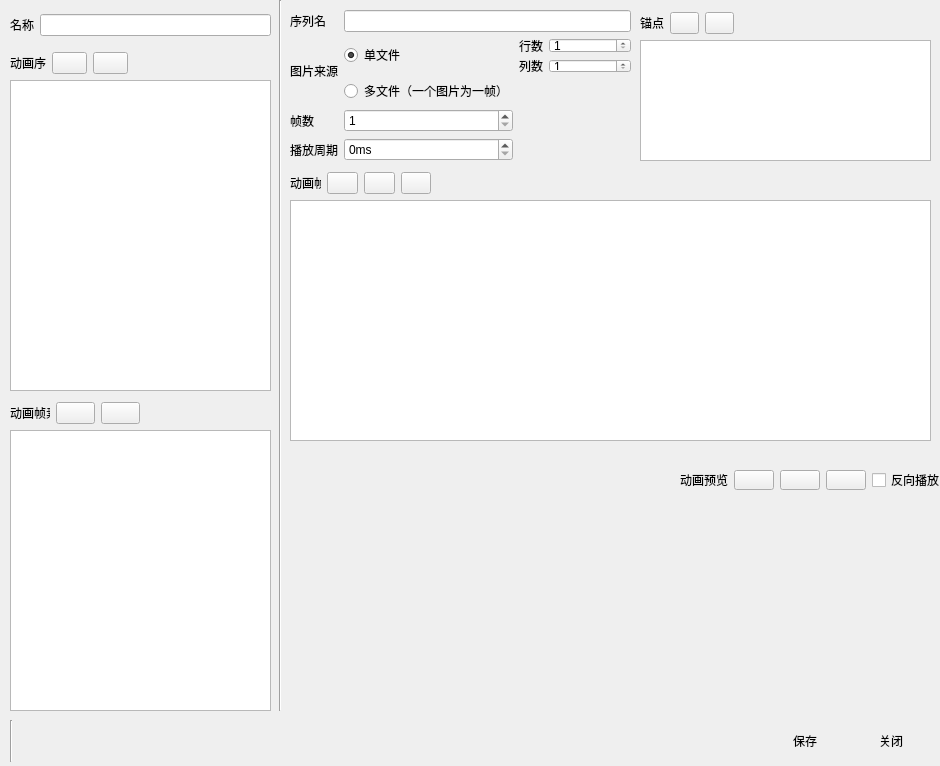
<?xml version="1.0" encoding="UTF-8"?>
<ui version="4.0">
 <class>ImportSpriteWindow</class>
 <widget class="QWidget" name="ImportSpriteWindow">
  <property name="geometry">
   <rect>
    <x>0</x>
    <y>0</y>
    <width>940</width>
    <height>766</height>
   </rect>
  </property>
  <property name="windowTitle">
   <string>精灵编辑</string>
  </property>
  <widget class="QWidget" name="layoutWidget">
   <property name="geometry">
    <rect>
     <x>10</x>
     <y>10</y>
     <width>261</width>
     <height>31</height>
    </rect>
   </property>
   <layout class="QGridLayout" name="gridLayout">
    <item row="0" column="0">
     <widget class="QLabel" name="label">
      <property name="text">
       <string>名称</string>
      </property>
     </widget>
    </item>
    <item row="0" column="1">
     <widget class="QLineEdit" name="namelineEdit">
      <property name="sizePolicy">
       <sizepolicy hsizetype="Expanding" vsizetype="Fixed">
        <horstretch>1</horstretch>
        <verstretch>0</verstretch>
       </sizepolicy>
      </property>
     </widget>
    </item>
   </layout>
  </widget>
  <widget class="QListWidget" name="listWidget_2">
   <property name="geometry">
    <rect>
     <x>10</x>
     <y>80</y>
     <width>261</width>
     <height>311</height>
    </rect>
   </property>
  </widget>
  <widget class="QWidget" name="horizontalLayoutWidget_2">
   <property name="geometry">
    <rect>
     <x>10</x>
     <y>720</y>
     <width>921</width>
     <height>42</height>
    </rect>
   </property>
   <layout class="QHBoxLayout" name="horizontalLayout_2">
    <item>
     <widget class="Line" name="line">
      <property name="orientation">
       <enum>Qt::Vertical</enum>
      </property>
     </widget>
    </item>
    <item>
     <spacer name="horizontalSpacer_2">
      <property name="orientation">
       <enum>Qt::Horizontal</enum>
      </property>
      <property name="sizeHint" stdset="0">
       <size>
        <width>40</width>
        <height>20</height>
       </size>
      </property>
     </spacer>
    </item>
    <item>
     <widget class="QPushButton" name="savepushButton">
      <property name="text">
       <string>保存</string>
      </property>
      <property name="icon">
       <iconset resource="orion2.qrc">
        <normaloff>:/images/ok.png</normaloff>:/images/ok.png</iconset>
      </property>
      <property name="iconSize">
       <size>
        <width>32</width>
        <height>32</height>
       </size>
      </property>
      <property name="flat">
       <bool>true</bool>
      </property>
     </widget>
    </item>
    <item>
     <widget class="QPushButton" name="cancelpushButton">
      <property name="text">
       <string>关闭</string>
      </property>
      <property name="icon">
       <iconset resource="orion2.qrc">
        <normaloff>:/images/cancel.png</normaloff>:/images/cancel.png</iconset>
      </property>
      <property name="iconSize">
       <size>
        <width>32</width>
        <height>32</height>
       </size>
      </property>
      <property name="flat">
       <bool>true</bool>
      </property>
     </widget>
    </item>
   </layout>
  </widget>
  <widget class="QWidget" name="widget" native="true">
   <property name="geometry">
    <rect>
     <x>680</x>
     <y>500</y>
     <width>251</width>
     <height>211</height>
    </rect>
   </property>
  </widget>
  <widget class="QListWidget" name="listWidget">
   <property name="geometry">
    <rect>
     <x>290</x>
     <y>200</y>
     <width>641</width>
     <height>241</height>
    </rect>
   </property>
  </widget>
  <widget class="QListWidget" name="listWidget_3">
   <property name="geometry">
    <rect>
     <x>640</x>
     <y>40</y>
     <width>291</width>
     <height>121</height>
    </rect>
   </property>
  </widget>
  <widget class="Line" name="line_2">
   <property name="geometry">
    <rect>
     <x>270</x>
     <y>0</y>
     <width>20</width>
     <height>711</height>
    </rect>
   </property>
   <property name="orientation">
    <enum>Qt::Vertical</enum>
   </property>
  </widget>
  <widget class="QWidget" name="layoutWidget_2">
   <property name="geometry">
    <rect>
     <x>680</x>
     <y>470</y>
     <width>261</width>
     <height>20</height>
    </rect>
   </property>
   <layout class="QHBoxLayout" name="horizontalLayout_5">
    <item>
     <widget class="QLabel" name="label_11">
      <property name="text">
       <string>动画预览</string>
      </property>
     </widget>
    </item>
    <item>
     <widget class="QPushButton" name="playpushButton">
      <property name="text">
       <string/>
      </property>
      <property name="icon">
       <iconset resource="orion2.qrc">
        <normaloff>:/images/play.png</normaloff>:/images/play.png</iconset>
      </property>
     </widget>
    </item>
    <item>
     <widget class="QPushButton" name="pausepushButton">
      <property name="text">
       <string/>
      </property>
      <property name="icon">
       <iconset resource="orion2.qrc">
        <normaloff>:/images/pause.png</normaloff>:/images/pause.png</iconset>
      </property>
     </widget>
    </item>
    <item>
     <widget class="QPushButton" name="stoppushButton">
      <property name="text">
       <string/>
      </property>
      <property name="icon">
       <iconset resource="orion2.qrc">
        <normaloff>:/images/stop.png</normaloff>:/images/stop.png</iconset>
      </property>
     </widget>
    </item>
    <item>
     <widget class="QCheckBox" name="backcheckBox">
      <property name="text">
       <string>反向播放</string>
      </property>
     </widget>
    </item>
    <item>
     <spacer name="horizontalSpacer_3">
      <property name="orientation">
       <enum>Qt::Horizontal</enum>
      </property>
      <property name="sizeHint" stdset="0">
       <size>
        <width>40</width>
        <height>20</height>
       </size>
      </property>
     </spacer>
    </item>
   </layout>
  </widget>
  <widget class="QWidget" name="layoutWidget">
   <property name="geometry">
    <rect>
     <x>10</x>
     <y>50</y>
     <width>118</width>
     <height>26</height>
    </rect>
   </property>
   <layout class="QHBoxLayout" name="horizontalLayout">
    <item>
     <widget class="QLabel" name="label_4">
      <property name="text">
       <string>动画序列</string>
      </property>
     </widget>
    </item>
    <item>
     <widget class="QPushButton" name="pushButton">
      <property name="text">
       <string/>
      </property>
      <property name="icon">
       <iconset resource="orion2.qrc">
        <normaloff>:/images/add.png</normaloff>:/images/add.png</iconset>
      </property>
     </widget>
    </item>
    <item>
     <widget class="QPushButton" name="pushButton_2">
      <property name="text">
       <string/>
      </property>
      <property name="icon">
       <iconset resource="orion2.qrc">
        <normaloff>:/images/delete.png</normaloff>:/images/delete.png</iconset>
      </property>
     </widget>
    </item>
   </layout>
  </widget>
  <widget class="QWidget" name="layoutWidget">
   <property name="geometry">
    <rect>
     <x>640</x>
     <y>10</y>
     <width>94</width>
     <height>26</height>
    </rect>
   </property>
   <layout class="QHBoxLayout" name="horizontalLayout_3">
    <item>
     <widget class="QLabel" name="label_3">
      <property name="text">
       <string>锚点</string>
      </property>
     </widget>
    </item>
    <item>
     <widget class="QPushButton" name="pushButton_3">
      <property name="text">
       <string/>
      </property>
      <property name="icon">
       <iconset resource="orion2.qrc">
        <normaloff>:/images/add.png</normaloff>:/images/add.png</iconset>
      </property>
     </widget>
    </item>
    <item>
     <widget class="QPushButton" name="pushButton_4">
      <property name="text">
       <string/>
      </property>
      <property name="icon">
       <iconset resource="orion2.qrc">
        <normaloff>:/images/delete.png</normaloff>:/images/delete.png</iconset>
      </property>
     </widget>
    </item>
   </layout>
  </widget>
  <widget class="QWidget" name="layoutWidget">
   <property name="geometry">
    <rect>
     <x>290</x>
     <y>10</y>
     <width>341</width>
     <height>151</height>
    </rect>
   </property>
   <layout class="QGridLayout" name="gridLayout_2">
    <item row="1" column="1">
     <widget class="QRadioButton" name="radioButton">
      <property name="text">
       <string>单文件</string>
      </property>
      <property name="checked">
       <bool>true</bool>
      </property>
     </widget>
    </item>
    <item row="0" column="0">
     <widget class="QLabel" name="label_8">
      <property name="text">
       <string>序列名</string>
      </property>
     </widget>
    </item>
    <item row="2" column="1">
     <widget class="QRadioButton" name="radioButton_2">
      <property name="sizePolicy">
       <sizepolicy hsizetype="Minimum" vsizetype="Fixed">
        <horstretch>1</horstretch>
        <verstretch>0</verstretch>
       </sizepolicy>
      </property>
      <property name="text">
       <string>多文件（一个图片为一帧）</string>
      </property>
     </widget>
    </item>
    <item row="4" column="0">
     <widget class="QLabel" name="label_5">
      <property name="text">
       <string>播放周期</string>
      </property>
     </widget>
    </item>
    <item row="3" column="0">
     <widget class="QLabel" name="label_7">
      <property name="text">
       <string>帧数</string>
      </property>
     </widget>
    </item>
    <item row="1" column="0" rowspan="2">
     <widget class="QLabel" name="label_2">
      <property name="text">
       <string>图片来源</string>
      </property>
     </widget>
    </item>
    <item row="1" column="2">
     <layout class="QGridLayout" name="gridLayout_3">
      <item row="0" column="0">
       <widget class="QLabel" name="label_9">
        <property name="text">
         <string>行数</string>
        </property>
       </widget>
      </item>
      <item row="0" column="1">
       <widget class="QSpinBox" name="spinBox">
        <property name="sizePolicy">
         <sizepolicy hsizetype="Minimum" vsizetype="Fixed">
          <horstretch>1</horstretch>
          <verstretch>0</verstretch>
         </sizepolicy>
        </property>
        <property name="minimum">
         <number>1</number>
        </property>
        <property name="maximum">
         <number>100</number>
        </property>
       </widget>
      </item>
      <item row="1" column="0">
       <widget class="QLabel" name="label_10">
        <property name="text">
         <string>列数</string>
        </property>
       </widget>
      </item>
      <item row="1" column="1">
       <widget class="QSpinBox" name="spinBox_2">
        <property name="minimum">
         <number>1</number>
        </property>
        <property name="maximum">
         <number>100</number>
        </property>
       </widget>
      </item>
     </layout>
    </item>
    <item row="0" column="1" colspan="2">
     <widget class="QLineEdit" name="lineEdit"/>
    </item>
    <item row="3" column="1">
     <widget class="QSpinBox" name="spinBox_3">
      <property name="minimum">
       <number>1</number>
      </property>
      <property name="maximum">
       <number>10000</number>
      </property>
     </widget>
    </item>
    <item row="4" column="1">
     <widget class="QSpinBox" name="timespinBox">
      <property name="sizePolicy">
       <sizepolicy hsizetype="Minimum" vsizetype="Fixed">
        <horstretch>1</horstretch>
        <verstretch>0</verstretch>
       </sizepolicy>
      </property>
      <property name="suffix">
       <string>ms</string>
      </property>
     </widget>
    </item>
    <item row="3" column="2">
     <widget class="QLabel" name="label_12">
      <property name="sizePolicy">
       <sizepolicy hsizetype="Preferred" vsizetype="Preferred">
        <horstretch>1</horstretch>
        <verstretch>0</verstretch>
       </sizepolicy>
      </property>
      <property name="text">
       <string/>
      </property>
     </widget>
    </item>
   </layout>
  </widget>
  <widget class="QWidget" name="layoutWidget">
   <property name="geometry">
    <rect>
     <x>290</x>
     <y>170</y>
     <width>141</width>
     <height>26</height>
    </rect>
   </property>
   <layout class="QHBoxLayout" name="horizontalLayout_4">
    <item>
     <widget class="QLabel" name="label_6">
      <property name="text">
       <string>动画帧</string>
      </property>
     </widget>
    </item>
    <item>
     <widget class="QPushButton" name="pushButton_5">
      <property name="text">
       <string/>
      </property>
      <property name="icon">
       <iconset resource="orion2.qrc">
        <normaloff>:/images/add.png</normaloff>:/images/add.png</iconset>
      </property>
     </widget>
    </item>
    <item>
     <widget class="QPushButton" name="pushButton_7">
      <property name="text">
       <string/>
      </property>
      <property name="icon">
       <iconset resource="orion2.qrc">
        <normaloff>:/images/delete.png</normaloff>:/images/delete.png</iconset>
      </property>
     </widget>
    </item>
    <item>
     <widget class="QPushButton" name="pushButton_6">
      <property name="text">
       <string/>
      </property>
      <property name="icon">
       <iconset resource="orion2.qrc">
        <normaloff>:/images/cancel.png</normaloff>:/images/cancel.png</iconset>
      </property>
     </widget>
    </item>
   </layout>
  </widget>
  <widget class="QListWidget" name="listWidget_4">
   <property name="geometry">
    <rect>
     <x>10</x>
     <y>430</y>
     <width>261</width>
     <height>281</height>
    </rect>
   </property>
  </widget>
  <widget class="QWidget" name="layoutWidget_3">
   <property name="geometry">
    <rect>
     <x>10</x>
     <y>400</y>
     <width>130</width>
     <height>26</height>
    </rect>
   </property>
   <layout class="QHBoxLayout" name="horizontalLayout_6">
    <item>
     <widget class="QLabel" name="label_13">
      <property name="text">
       <string>动画帧素材</string>
      </property>
     </widget>
    </item>
    <item>
     <widget class="QPushButton" name="pushButton_8">
      <property name="text">
       <string/>
      </property>
      <property name="icon">
       <iconset resource="orion2.qrc">
        <normaloff>:/images/add.png</normaloff>:/images/add.png</iconset>
      </property>
     </widget>
    </item>
    <item>
     <widget class="QPushButton" name="pushButton_9">
      <property name="text">
       <string/>
      </property>
      <property name="icon">
       <iconset resource="orion2.qrc">
        <normaloff>:/images/delete.png</normaloff>:/images/delete.png</iconset>
      </property>
     </widget>
    </item>
   </layout>
  </widget>
 </widget>
 <resources>
  <include location="orion2.qrc"/>
 </resources>
 <connections/>
</ui>
